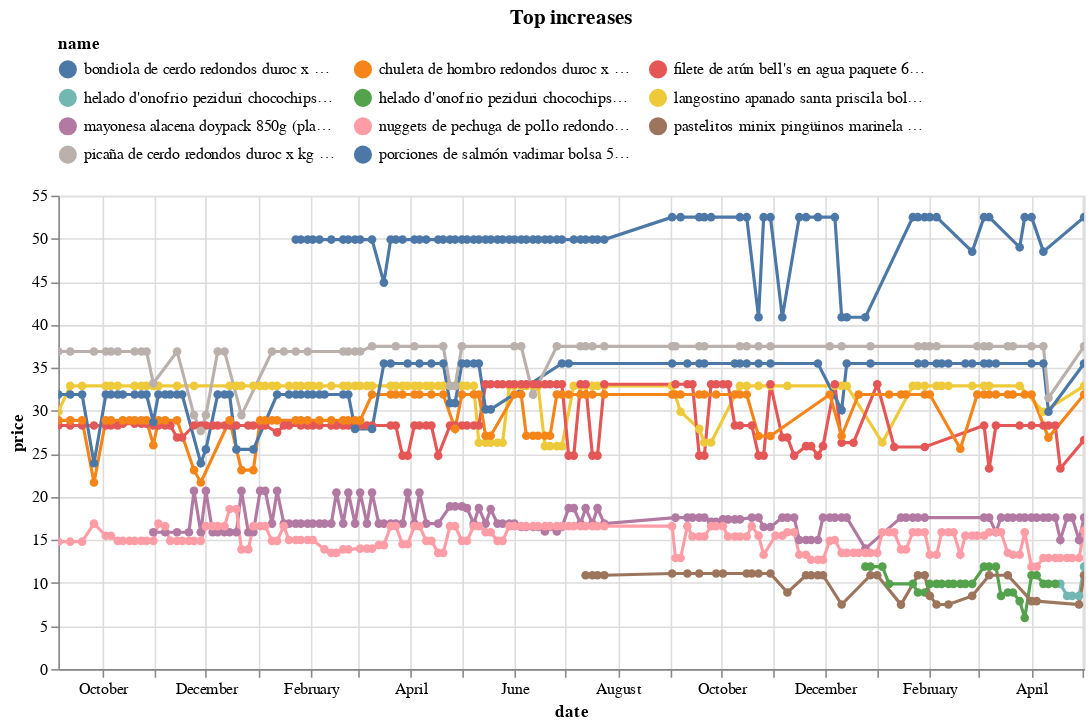

Source (notebook cell):
### Code cell
(top_changes_abs
 .sort_values('change')
 .tail(10)
 .pipe(plot_changes, 'Top increases')
)

### Figure 1 — Vega-Lite specification as saved in the notebook (floating-point values rounded to 4 significant figures; data arrays with more than 128 entries replaced by an {"elided": "..."} marker saying what was removed)
{"config": {"view": {"continuousWidth": 300, "continuousHeight": 300}, "legend": {"columns": 3, "orient": "top"}}, "data": {"name": "data-7add31c206a24504805fcb739efa6111"}, "mark": {"type": "line", "point": true}, "encoding": {"color": {"field": "name", "scale": {"domain": ["bondiola de cerdo redondos duroc x kg (plaza_vea)", "chuleta de hombro redondos duroc x kg (plaza_vea)", "filete de atún bell's en agua paquete 6un (plaza_vea)", "helado d'onofrio peziduri chocochips cremoso pote 900ml (plaza_vea)", "helado d'onofrio peziduri chocochips pote 900ml (plaza_vea)", "langostino apanado santa priscila bolsa 454g (plaza_vea)", "mayonesa alacena doypack 850g (plaza_vea)", "nuggets de pechuga de pollo redondos caja 36un (plaza_vea)", "pastelitos minix pingüinos marinela cook & cream bolsa 10un (plaza_vea)", "picaña de cerdo redondos duroc x kg (plaza_vea)", "porciones de salmón vadimar bolsa 500g (plaza_vea)"]}, "type": "nominal"}, "tooltip": [{"field": "name", "type": "nominal"}, {"field": "price", "type": "quantitative"}, {"field": "last_price", "type": "quantitative"}], "x": {"field": "date", "type": "temporal"}, "y": {"field": "price", "type": "quantitative"}}, "params": [{"name": "param_11", "select": {"type": "point", "fields": ["name"]}, "bind": "legend"}, {"name": "param_12", "select": {"type": "interval", "encodings": ["x", "y"]}, "bind": "scales"}], "title": "Top increases", "transform": [{"filter": {"param": "param_11"}}], "width": 650, "$schema": "https://vega.github.io/schema/vega-lite/v5.17.0.json", "datasets": {"data-7add31c206a24504805fcb739efa6111": {"elided": "872 records"}}}
